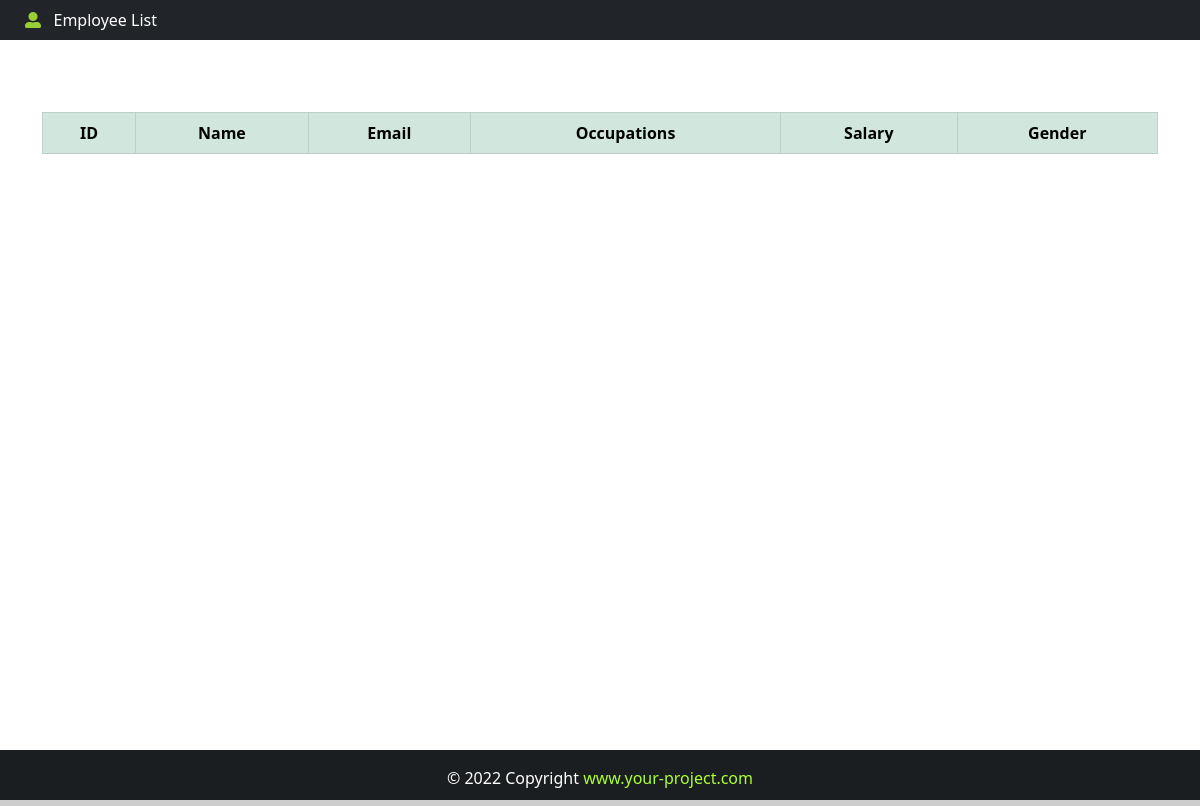
Before: / with the older database file.
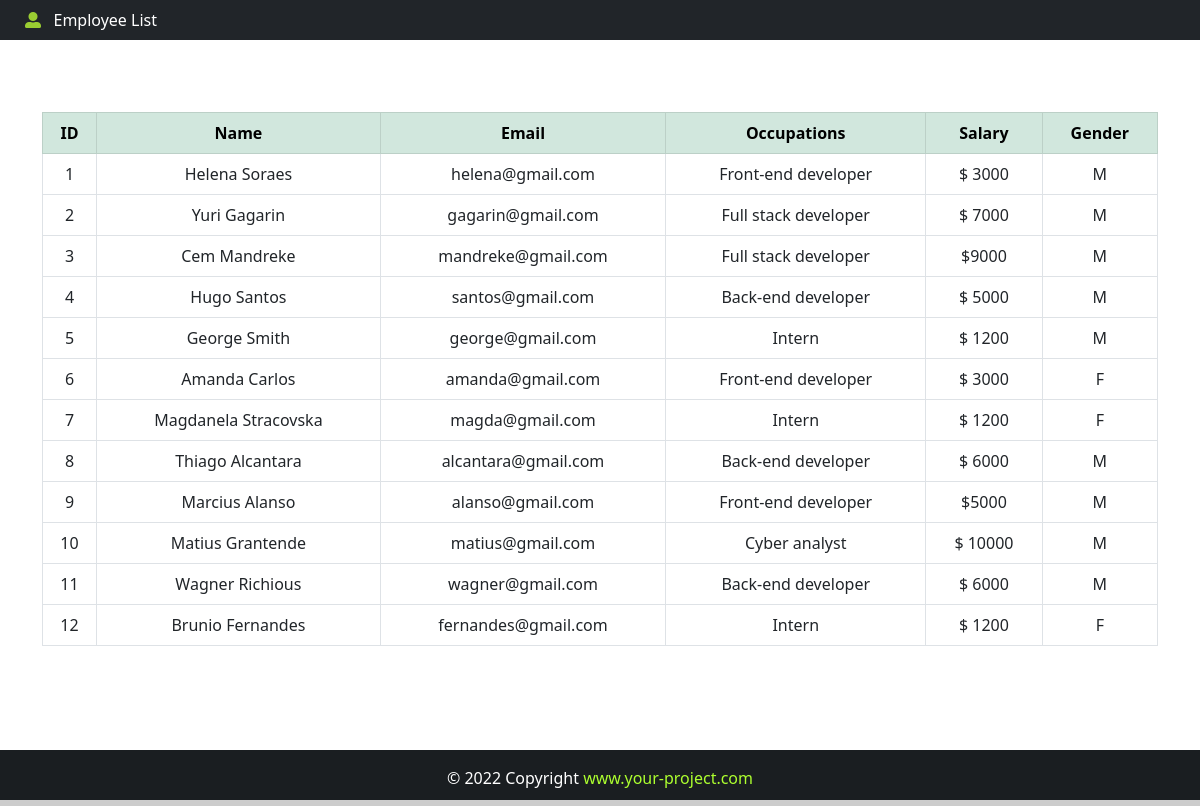
After: the same page with the newer database file.
### App/models.py (models this page shows, shortened)
class Employee(models.Model):
    GENDER = (
        ('M', 'M'),
        ('F', 'F'),
    )
    id = models.IntegerField(primary_key=True)
    name = models.CharField(max_length=100)
    email = models.CharField(max_length=100)
    occupation = models.CharField(max_length=100)
    salary = models.CharField(max_length=100)
    gender = models.CharField(max_length=100, null=True, choices= GENDER)

### App/views.py (the view)
# urls.py: path("", views.home, name="home")
def home(request):
    employee_list = Employee.objects.all()
    return render(request, "home.html",{"employees":employee_list})

### App/templates/home.html
{% extends 'base.html' %}
{% block navbar-content %}
<i style="color: yellowgreen;" class="fas fa-user-alt"></i>&nbsp;&nbsp; Employee List
{% endblock navbar-content %}
{% block content %}
<div class="container">
    <br><br><br>
    <table class="table table-bordered" id="example" style="text-align: center;">
        <thead class="table-success">
            <tr>
                <th>ID</th>
                <th>Name</th>
                <th>Email</th>
                <th>Occupations</th>
                <th>Salary</th>
                <th>Gender</th>
            </tr>
        </thead>
        {% for employee in employees  %}
        <tr>
            <td>{{ employee.id }}</td>
            <td>{{ employee.name }}</td>
            <td>{{ employee.email }}</td>
            <td>{{ employee.occupation }}</td>
            <td>{{ employee.salary }}</td>
            <td>{{ employee.gender }}</td>
        </tr>
        {% endfor %}
    </table>
</div>
<br><br><br><br><br>
{% endblock content %}

### App/templates/base.html (shortened to what this page needs)
{% load static %}
<!DOCTYPE html>
<html lang="en">
<head>
    <link href="https://cdn.jsdelivr.net/npm/bootstrap@5.2.0/dist/css/bootstrap.min.css" rel="stylesheet">
    <link rel="stylesheet" href="https://cdnjs.cloudflare.com/ajax/libs/font-awesome/5.15.4/css/all.min.css" />
    <link rel="stylesheet" href="{% static 'css/style.css' %}">
</head>
<body>
    <div class="wrapper">
        <header>
            <nav class="navbar navbar-expand-lg navbar-dark bg-dark">
                <div class="col-sm">
                    <a href="navbar-brand flex-grow-1" style="text-align: center; color: #FFF; margin-left: 25px; text-decoration: none;">
                        {% block navbar-content %}
                        {% endblock navbar-content %}
                    </a>
                </div>
            </nav>
        </header>
        {% block content %}{% endblock content %}
    </div>
    <footer class="bg-dark text-center text-lg-start" id="footer" style="color: #FFF;">
        <div class="text-center p-3" style="background-color: rgba(0,0,0,0.2);">&copy; {% now 'Y' %} Copyright
            <a href="" class="text-light" style="text-decoration: none;">
                <span style="color: greenyellow;">
                www.your-project.com
                </span>
            </a>
        </div>
    </footer>
</body>
</html>

### App/static/css/style.css (style rules this page uses)
html, body { height: 100%; margin: 0; max-width: 100%; }
.wrapper { min-height: 100%; margin-bottom: -50px; }
#footer, .push { height: 50px; }

Changed rows visible on the page:
added Employee: id "1", name "Helena Soraes", email "helena@gmail.com", occupation "Front-end developer", salary "$ 3000", gender "M"
added Employee: id "2", name "Yuri Gagarin", email "gagarin@gmail.com", occupation "Full stack developer", salary "$ 7000", gender "M"
added Employee: id "3", name "Cem Mandreke", email "mandreke@gmail.com", occupation "Full stack developer", salary "$9000", gender "M"
added Employee: id "4", name "Hugo Santos", email "santos@gmail.com", occupation "Back-end developer", salary "$ 5000", gender "M"
added Employee: id "5", name "George Smith", email "george@gmail.com", occupation "Intern", salary "$ 1200", gender "M"
added Employee: id "6", name "Amanda Carlos", email "amanda@gmail.com", occupation "Front-end developer", salary "$ 3000", gender "F"
added Employee: id "7", name "Magdanela Stracovska", email "magda@gmail.com", occupation "Intern", salary "$ 1200", gender "F"
added Employee: id "8", name "Thiago Alcantara", email "alcantara@gmail.com", occupation "Back-end developer", salary "$ 6000", gender "M"
added Employee: id "9", name "Marcius Alanso", email "alanso@gmail.com", occupation "Front-end developer", salary "$5000", gender "M"
added Employee: id "10", name "Matius Grantende", email "matius@gmail.com", occupation "Cyber analyst", salary "$ 10000", gender "M"
added Employee: id "11", name "Wagner Richious", email "wagner@gmail.com", occupation "Back-end developer", salary "$ 6000", gender "M"
added Employee: id "12", name "Brunio Fernandes", email "fernandes@gmail.com", occupation "Intern", salary "$ 1200", gender "F"
